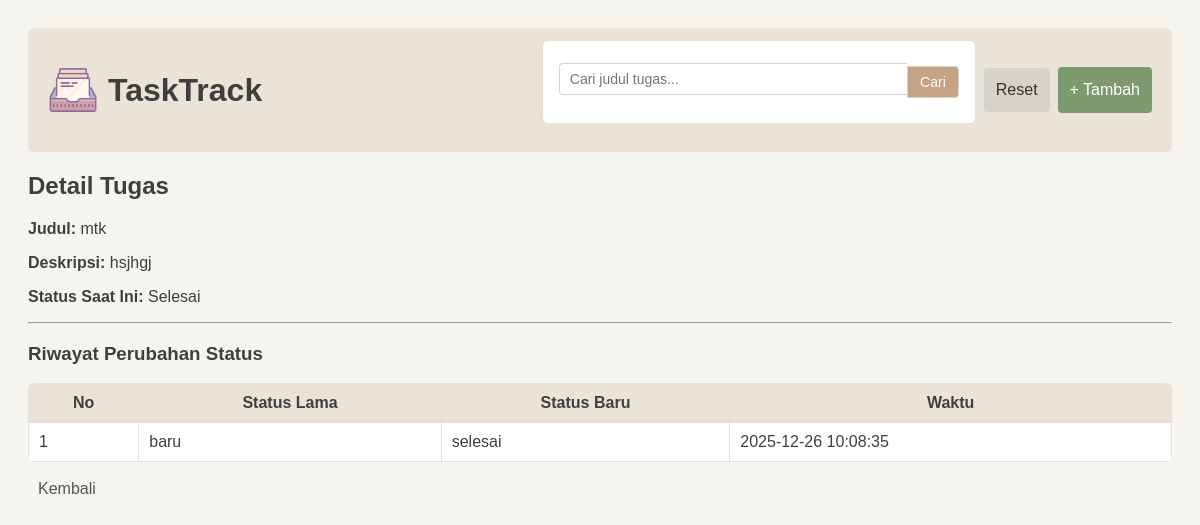
Page /pages/detail.php?id=4 on the committed database.
### tables this page shows
CREATE TABLE `tasks` (
  `id` int NOT NULL,
  `id_user` int NOT NULL,
  `judul` varchar(100) NOT NULL,
  `deskripsi` text NOT NULL,
  `status_terkini` enum('baru','dikerjakan','selesai') NOT NULL DEFAULT 'baru',
  `created_at` datetime NOT NULL DEFAULT CURRENT_TIMESTAMP,
  `update_at` datetime NOT NULL DEFAULT CURRENT_TIMESTAMP
);

CREATE TABLE `pembaruan_status` (
  `id` int NOT NULL,
  `id_task` int NOT NULL,
  `status_baru` enum('baru','dikerjakan','selesai') NOT NULL,
  `status_lama` enum('baru','dikerjakan','selesai') NOT NULL,
  `changed_at` datetime NOT NULL DEFAULT CURRENT_TIMESTAMP
);

### pages/detail.php (the view, shortened to what this page needs)
<?php
include '../config/database.php';
include '../partial/navbar.php';
$id = $_GET['id'];
$task = mysqli_fetch_assoc(
    mysqli_query($conn, "SELECT * FROM tasks WHERE id=$id")
);
$logs = mysqli_query($conn,
    "SELECT * FROM pembaruan_status WHERE id_task=$id ORDER BY changed_at DESC"
);
?>
<!DOCTYPE html>
<html lang="id">
<head>
    <link rel="stylesheet" href="../assets/css/style.css">
</head>
<body>
<h2>Detail Tugas</h2>
<p><strong>Judul:</strong> <?= $task['judul']; ?></p>
<p><strong>Deskripsi:</strong> <?= $task['deskripsi']; ?></p>
<p><strong>Status Saat Ini:</strong> <?= ucfirst($task['status_terkini']); ?></p>
<hr>
<h3>Riwayat Perubahan Status</h3>
<table>
    <tr>
        <th>No</th>
        <th>Status Lama</th>
        <th>Status Baru</th>
        <th>Waktu</th>
    </tr>
    <?php $no=1; while($log = mysqli_fetch_assoc($logs)): ?>
    <tr>
        <td><?= $no++; ?></td>
        <td><?= $log['status_lama']; ?></td>
        <td><?= $log['status_baru']; ?></td>
        <td><?= $log['changed_at']; ?></td>
    </tr>
    <?php endwhile; ?>
</table>
<br>
<a href="index.php" class="btn-secondary">Kembali</a>
</body>
</html>

### assets/css/style.css (style rules this page uses)
body { font-family: Arial, sans-serif; background: #f6f4ef; padding: 20px; color: #3f3f3f; }
h2, h3 { color: #3f3f3f; }
a { text-decoration: none; color: #8b5e34; }
table { width: 100%; border-collapse: collapse; background: #ffffff; border-radius: 6px; overflow: hidden; }
table th, table td { padding: 10px; border: 1px solid #e5e1d8; }
table th { background: #eae3d8; color: #3f3f3f; font-weight: bold; }
.btn-secondary { margin-left: 10px; color: #555; }

### rows in the picture
tasks: judul "mtk", deskripsi "hsjhgj", status_terkini "Selesai"
pembaruan_status: status_lama "baru", status_baru "selesai", changed_at "2025-12-26 10:08:35"
